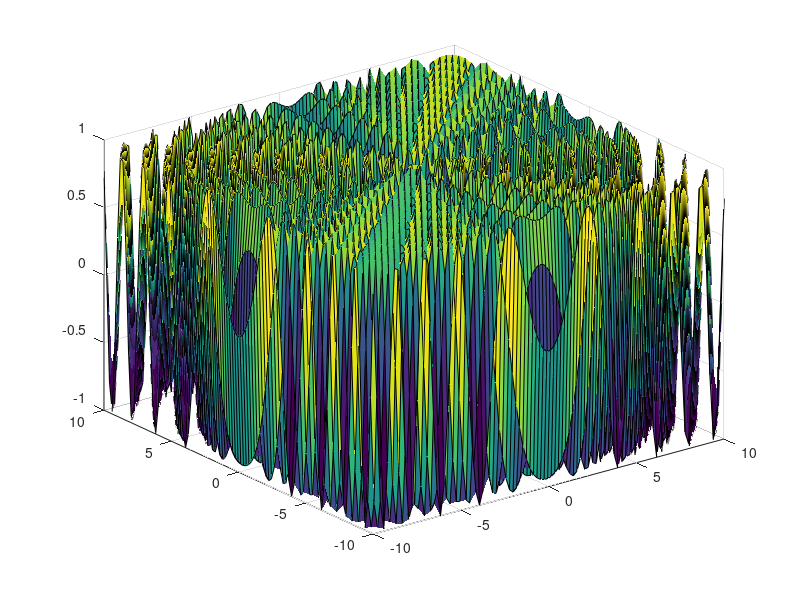

The MATLAB script that drew this image:
figure
xlim([-10 10])    % limits of axes
ylim([-10 10])

%/ define coordinates /%
xmin = -10;
xmax = 10;
nx = 100;

ymin = -10;
ymax = 10;
ny = nx;

dx = (xmax - xmin)/(nx-1);
dy = (ymax - ymin)/(ny-1);

x = xmin:dx:xmax;
y = ymin:dy:ymax;

[X, Y] = meshgrid(x, y);

%/ define Z /%
r = sqrt(X.^2 + Y.^2);    % radius
l = 1;    % wavelength
k = 2 * pi / l;    % wave number
Z = sin(k*r);

surf(X,Y,Z)